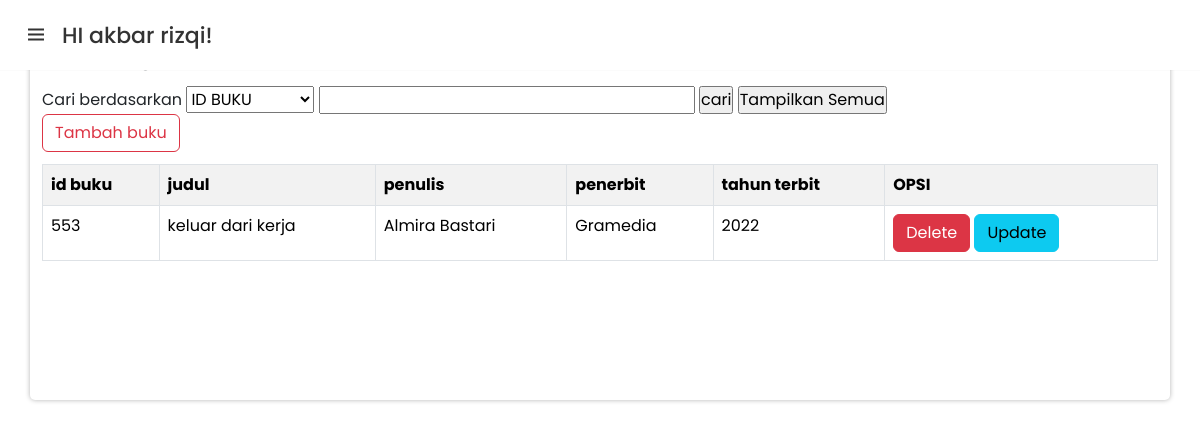
/tampil_buku.php (signed in), run on the app's committed database.
### tables this page shows
CREATE TABLE `buku` (
  `BukuID` int(15) NOT NULL,
  `Judul` varchar(50) NOT NULL,
  `Penulis` varchar(40) NOT NULL,
  `Penerbit` varchar(40) NOT NULL,
  `TahunTerbit` int(5) NOT NULL
);

### tampil_buku.php (the view, shortened to what this page needs)
<!DOCTYPE html>
<html lang="en">
<head>
    <link rel="stylesheet" href="https://stackpath.bootstrapcdn.com/font-awesome/4.7.0/css/font-awesome.min.css">
    <link rel="stylesheet" href="css/style.css" />
    <link rel="stylesheet" href="style.css" />
    <link href="https://cdn.jsdelivr.net/npm/bootstrap@5.3.2/dist/css/bootstrap.min.css" rel="stylesheet">
    <link
      href="https://unpkg.com/boxicons@2.1.2/css/boxicons.min.css"
      rel="stylesheet"
    />
</head>
<body>
<nav>
      <div class="logo">
        <i class="bx bx-menu menu-icon"></i>
        <span class="logo-name">HI <?php echo $_SESSION['username']; ?>!</span>
      </div>
    </nav>
    <div class="container">
      <h2>PEMINJAMAN</h2>
      <form action="" allign="center" method="post">
        Cari berdasarkan <select name ="pilih">
            <option value= "BukuId">ID BUKU</option>
          </select>
          <input type ="text" name="tekscari"size="24"/>
          <input type ="submit" name="cari"value="cari"/>
          <input type ="submit" name="semua"value="Tampilkan Semua"/>
        </form>
      <table class="table table-a table-bordered table-striped">
        <tr>
          <th> id buku </th>
          <th> judul </th>
          <th> penulis </th>
          <th> penerbit </th>
          <th> tahun terbit </th>
          <th> OPSI </th>
        </tr>
        <?php
        include 'koneksi.php';
        $input_user = "";
        if(isset($_POST["cari"])){
          $opsi=$_POST["pilih"];
          $teks=$_POST["tekscari"];
          $input_user=mysqli_query($conn,"SELECT * from buku where $opsi like'%$teks%'");
        }
        else{
          $input_user=mysqli_query($conn,"SELECT * FROM buku");
        }
        foreach ($input_user as $row) {
          echo "<tr>
            <td>" . $row['BukuID'] . "</td>
            <td>" . $row['Judul'] . "</td>
            <td>" . $row['Penulis'] . "</td>
            <td>" . $row['Penerbit'] . "</td>
            <td>" . $row['TahunTerbit'] . "</td>
            <td><a href='delete_buku.php?BukuID=$row[BukuID]'>
                <button class='btn btn-danger'> Delete </button></a>
                <a href='update_buku.php?BukuID=$row[BukuID]'>
                <button class='btn btn-info'> Update</button> </br></a>
            </td></tr>";
        }
        ?>
     <a class="nav-link" href="create_buku.php"><button type="button" class="btn btn-outline-danger">Tambah buku</button></a>
      </div>
</body>
</html>

### style.css (style rules this page uses)
* { margin: 0; padding: 0; box-sizing: border-box; }
body { width: 100%; min-height: 100vh; background-image: linear-gradient(rgba(0, 0, 0, .5), rgba(0, 0, 0, .5)), url(images/gambar.jpg); background-position: center; background-size: cover; display: flex; justify-content: center; align-items: center; font-family: 'Poppins', sans-serif; color: #111; }
.container { width: 400px; min-height: 400px; background: #FFF; border-radius: 5px; box-shadow: 0 0 5px rgba(0, 0, 0, .3); padding: 40px 30px; }
* { margin: 0; padding: 0; box-sizing: border-box; font-family: "Poppins", sans-serif; }
body { min-height: 100%; background: #e3f2fd; }
nav { position: fixed; top: 0; left: 0; height: 70px; width: 100%; display: flex; align-items: center; background: #fff; box-shadow: 0 0 1px rgba(0, 0, 0, 0.1); }
nav .logo { display: flex; align-items: center; margin: 0 24px; }
.logo .menu-icon { color: #333; font-size: 24px; margin-right: 14px; cursor: pointer; }
.logo .logo-name { color: #333; font-size: 22px; font-weight: 500; }
table { margin-top: 1%; }
.table-a { margin-top: 1%; }

### data on the page
buku: BukuID "553", Judul "keluar dari kerja", Penulis "Almira Bastari", Penerbit "Gramedia", TahunTerbit "2022"

### other printed values
$_SESSION['username'] "akbar rizqi"
